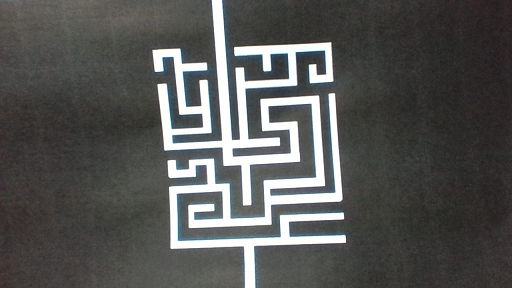
#> input picture shots/shot4.png, 512 x 288 px, found by its file name
$ python sleaees_painting_method.py
#> lines starting #> are read from the running program, lines starting #| are printed output that depends on the picture; after the words box and inside, x2 and y2 are one past the last pixel; in counts of white or black regions, pixels touching at a corner belong together
import numpy as np
import matplotlib.pyplot as plt
import time


def intoGrayScale(im, add_noise=False):
    """ Формируем черно-белое изображение """
    grayscaling = lambda x: np.sqrt(np.sum(np.square(x[:-1])))
    greyIm = np.array(
        [np.array([grayscaling(a) for a in row]) for row in img])
    if add_noise:
        greyIm = greyIm + (np.random.normal(0, 0.1, im.shape[:-1]))
    return greyIm


def median_filter(img, size=(3, 3)):
    img_f = np.zeros([img.shape[0],img.shape[1]], np.int32)
    for i in range(0, img.shape[0] - size[0], 1):
        for j in range(0, img.shape[1] - size[1], 1):
            if np.sum(img[i:i + size[0], j : j + size[1]]) > 0.8 * size[0] * size[1]:
                img_f[i:i + size[0], j : j + size[1]] = np.ones(size, np.int32)
            else:
                img_f[i:i + size[0], j : j + size[1]] = np.zeros(size, np.int32)
    return img_f


def check_filteres(filters):
    n = 0
    plt.subplot(4, 2, 1)
    plt.imshow(filters[n])
    plt.subplot(4, 2, 2)
    plt.imshow(filters[4 + n])
    n += 1

    plt.subplot(4, 2, 3)
    plt.imshow(filters[n])
    plt.subplot(4, 2, 4)
    plt.imshow(filters[4 + n])
    n += 1

    plt.subplot(4, 2, 5)
    plt.imshow(filters[n])
    plt.subplot(4, 2, 6)
    plt.imshow(filters[4 + n])
    n += 1

    plt.subplot(4, 2, 7)
    plt.imshow(filters[n])
    plt.subplot(4, 2, 8)
    plt.imshow(filters[4 + n])


def binary(im, treshold=0.5):
    """
    Бинаризация по заданному порогу

    Parameters
    ----------
    im : array_like
        входное ч/б изображение.
    Returns
    -------
    binaryIm : ndarray
    """

    tresholdBinary = lambda x: 0 if x < treshold else 1
    binaryIm = np.array(
        [np.array([tresholdBinary(a) for a in row]) for row in im])
    return binaryIm


def rotate_square_matrix(mat):
    """
    Преобразование исходного примитива.
    Поворот двухмерной матрицы на 90 градусов
    """
    if (len(mat.shape) > 2 or (mat.shape[0] != mat.shape[1])):
        return mat
    else:
        mat2 = np.copy(mat)
        for i in range(mat.shape[0]):
            for j in range(mat.shape[0]):
                mat2[i, j] = mat[mat.shape[1] - j - 1, i]
        return mat2


def painting_sleev(outIm, pathWidth, filters, y_loc, x_loc, ind):
    primitiveSize = filters[0].shape[0]
    if ((np.sum(outIm[y_loc: y_loc + primitiveSize, x_loc: x_loc + primitiveSize] * filters[ind]) == 1) and (
                np.sum(outIm[y_loc: y_loc + primitiveSize, x_loc: x_loc + primitiveSize] * filters[ind + 4]) == 0)):
        outIm[y_loc: y_loc + primitiveSize, x_loc: x_loc + primitiveSize] = np.zeros([primitiveSize, primitiveSize])
        if ind == 0:
            outIm = painting_sleev(outIm, pathWidth,  filters, y_loc, x_loc + pathWidth, ind)
        elif ind == 1:
            outIm = painting_sleev(outIm, pathWidth,  filters, y_loc + pathWidth, x_loc, ind)
        elif ind == 2:
            outIm = painting_sleev(outIm, pathWidth,  filters, y_loc, x_loc - pathWidth, ind)
        elif ind == 3:
            outIm = painting_sleev(outIm, pathWidth,  filters, y_loc - pathWidth, x_loc, ind)
        else:
            outIm = outIm

    return outIm


memoryCapacity = 64
side_pad = 150
batch_step = 8
scan_step = 2
fill_step = 2

if __name__ == '__main__':

    img = plt.imread('shots\shot4.png')
#> img is the input picture: shape (288, 512, 4) float32; mean R, G, B, A 0.338, 0.34, 0.334, 1
    img = intoGrayScale(img, False)
#> in intoGrayScale, `greyIm = np.array( [np.array([grayscaling(a) for a in row]) for row in..`:
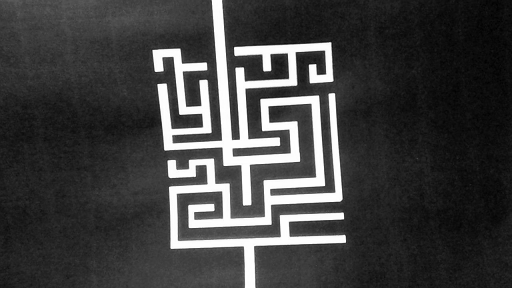
#> greyIm: shape (288, 512) float32; min 0.195, max 1.73, mean 0.585; drawn with min black and max white
    plt.figure()
    plt.subplot(2, 1, 1)
    plt.imshow(img)
    plt.title('initial image')
    initialIm = np.copy(img)

    start_time = time.time()

    img = binary(img, 0.98)
#> in binary, `binaryIm = np.array( [np.array([tresholdBinary(a) for a in row]) for r..`:
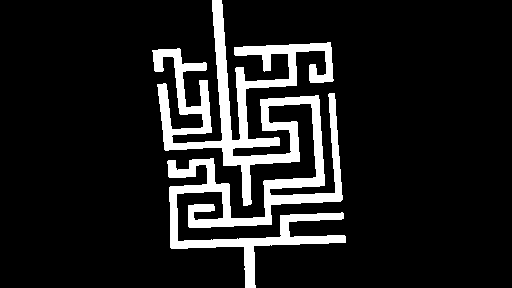
#> binaryIm: shape (288, 512) int64; values 0 (black) and 1 (white), 11.9% white; 1 white region, box (x1, y1, x2, y2) and area: (152, 0, 346, 288) 17547
    img = median_filter(img, (3,3))
#> after the loop in median_filter, `for i in range(0, img.shape[0] - size[0], 1):`:
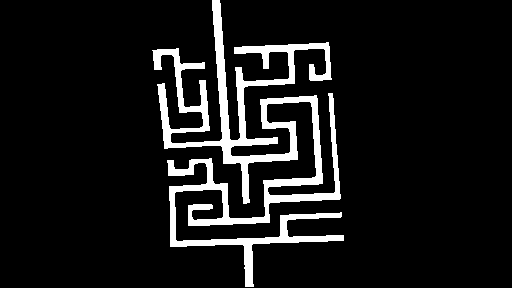
#> img_f: shape (288, 512) int32; values 0 (black) and 1 (white), 9.1% white; 1 white region, box (x1, y1, x2, y2) and area: (152, 0, 344, 287) 13450
    preprocessing_time = time.time()-start_time
    print('binarization and filtration takes: ', str(preprocessing_time), 's')

    plt.subplot(2, 1, 2)
    plt.imshow(img)
    plt.title('After median filtration image')
    plt.show()
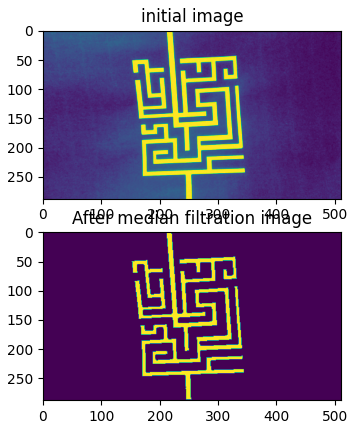
#> figure drawn by matplotlib, 2 panels

    start_time = time.time()
    pathWidth = 0
    # outIm = np.copy(img)

    for i in range(0, img.shape[0] - memoryCapacity,
                   batch_step):  # цикл по блокам из-за ограничения памяти
        # формируем список примитивов
        if i == 0:
            pathWidth = np.count_nonzero(img[0])
            primitiveSize = pathWidth * 2 + 1
            primitive = np.zeros((primitiveSize, primitiveSize))
            inv_primitive = np.zeros((primitiveSize, primitiveSize))
            primitive[pathWidth, -1] = 1
            inv_primitive[0] = [1] * primitiveSize
            inv_primitive[-1] = [1] * primitiveSize
            inv_primitive[:, 0] = [1] * primitiveSize
            filters = np.zeros(
                [8, primitiveSize, primitiveSize])  # матрица, содержащая 4 одинаковых примитива разной ориентации
            filters[0] = primitive
            filters[4] = inv_primitive
            for f in range(1, 4):
                filters[f] = rotate_square_matrix(filters[f - 1])
                filters[4 + f] = rotate_square_matrix(filters[4 + f - 1])

        for y in range(0, memoryCapacity - primitiveSize, scan_step):  # цикл по строкам в блоке
            for x in range(side_pad, img.shape[1] - primitiveSize - side_pad, scan_step):  # цикл по пикселям в строке
                # area covered by filter
                local_area = img[i + y:i + y + primitiveSize, x: x + primitiveSize]
                for ind in range(4):
                    if ((np.sum(local_area * filters[ind]) == 1) and (np.sum(local_area * filters[ind + 4]) == 0)):
                        img = painting_sleev(img, pathWidth,  filters, i + y, x, ind)
                        break
                    else:
                        img[i + y: i + y + primitiveSize, x: x + primitiveSize] = img[i + y:i + y + primitiveSize,
                                                                                  x:x + primitiveSize]
#> this loop made 28 passes
#> pathWidth on pass 1: 8
#> pass 1, in painting_sleev (call 7), `outIm = painting_sleev(outIm, pathWidth,  filters, y_loc, x_loc + path..`:
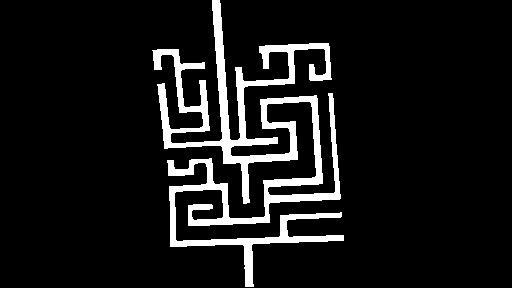
#> outIm: shape (288, 512) int32; values 0 (black) and 1 (white), 9% white; 1 white region, box (x1, y1, x2, y2) and area: (152, 0, 344, 287) 13265
#> after the loop:
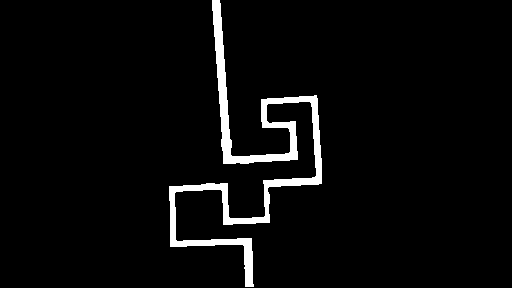
#> img: shape (288, 512) int32; values 0 (black) and 1 (white), 3.9% white; 1 white region, box (x1, y1, x2, y2) and area: (169, 0, 322, 287) 5794
    print('finding path takes: ', str(time.time() - start_time), 's')
    plt.subplot(1, 2, 2)
    plt.imshow((img + initialIm) / 2)
    plt.subplot(1, 2, 1)
    plt.imshow(initialIm)
    plt.show()
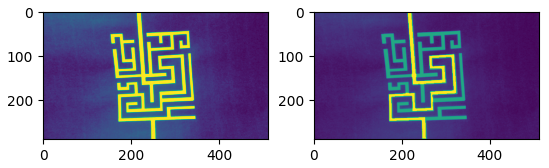
#> figure drawn by matplotlib, 2 panels

$ run again, with shots/shot1.png copied over shots/shot4.png
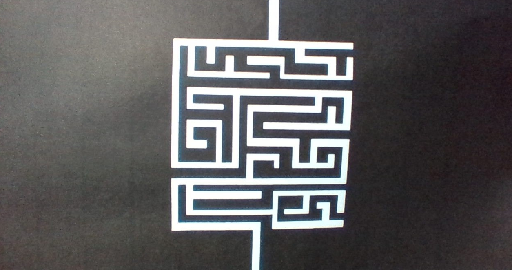
#> input picture shots/shot1.png, 512 x 270 px, found by its file name
#> img is the input picture: shape (270, 512, 4) float32; mean R, G, B, A 0.365, 0.36, 0.364, 1
#> binaryIm: shape (270, 512) int64; values 0 (black) and 1 (white), 12.3% white; 30 white regions (29 under 20 px), largest, box (x1, y1, x2, y2) and area: (171, 0, 354, 270) 16914
#> the loop `for i in range(0, img.shape[0] - memoryCapacity, batch_step):` made 26 passes
#> pathWidth on pass 1: 8
#> pass 1, in painting_sleev (call 11), `outIm = painting_sleev(outIm, pathWidth,  filters, y_loc - pathWidth, ..`:
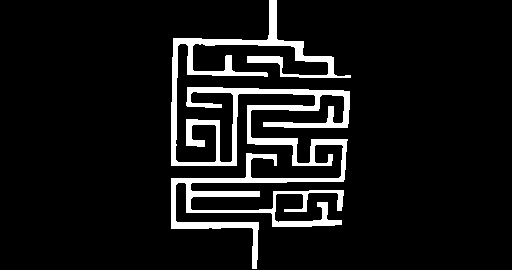
#> outIm: shape (270, 512) int32; values 0 (black) and 1 (white), 8.5% white; 1 white region, box (x1, y1, x2, y2) and area: (171, 0, 351, 269) 11776
#> `plt.show()`:
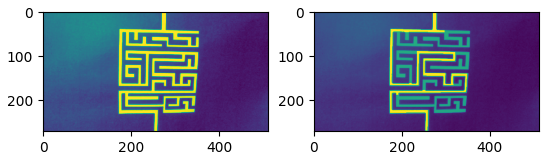
#> figure drawn by matplotlib, 2 panels
